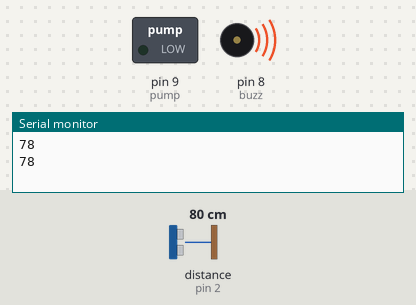
Simulated run of this sketch. Board: Arduino Uno, built with avr-gcc and run on an emulated ATmega328P. On the bench: switched loads named in the sketch (green lamp = pin HIGH), buzzer (waves = sounding, pin HIGH), the last lines printed to the serial monitor. Wiring (inferred from the names in the program): ultrasonic range finder: trigger pin 3; echo pin 2. The inputs (shaded band) are chosen by the test bench; at power-on: distance to the obstacle (sensor on pin 2) 80 cm. The echo pulse lasts 58.3 µs per cm; pins used as bus, display or sensor lines are not drawn.

Above: at 5.8 s.
5.9 s: distance to the obstacle (sensor on pin 2) set to 8 cm
11.9 s: distance to the obstacle (sensor on pin 2) set to 5 cm
At 15.3 s:
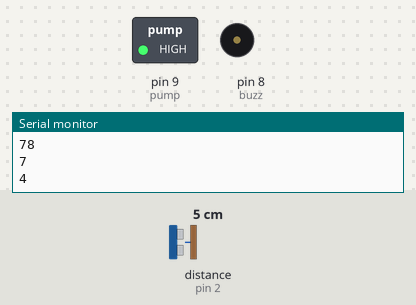
17.9 s: distance to the obstacle (sensor on pin 2) set to 9 cm
At 20.3 s:
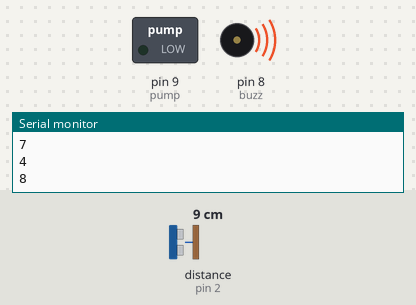
23.9 s: distance to the obstacle (sensor on pin 2) set to 2 cm
At 25.4 s:
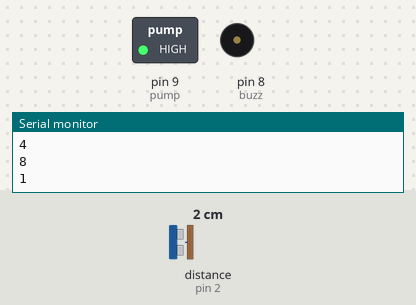
Timing chart, 0 to 26.9 s (numbered marks = the images above; inputs shaded):
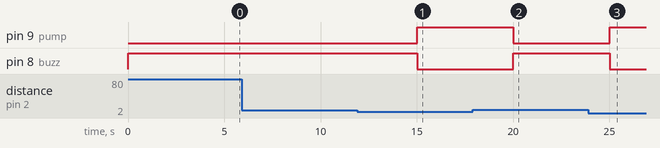

Measured:
- the behaviour switches between 7 and 6 cm on distance to the obstacle (sensor on pin 2) (found by bisection; images 0 and 1)
- after the input at 11.9 s, pin 9 (pump): LOW → HIGH after 3.1 s; pin 8 (buzz): HIGH → LOW after 3.1 s
- after the input at 17.9 s, pin 9 (pump): HIGH → LOW after 2.1 s; pin 8 (buzz): LOW → HIGH after 2.1 s
- after the input at 23.9 s, pin 9 (pump): LOW → HIGH after 1.1 s; pin 8 (buzz): HIGH → LOW after 1.1 s

The sketch:

ArduinoCode.ino
```cpp
#define echoPin 2 // attach pin D2 Arduino to pin Echo of HC-SR04
#define trigPin 3 //attach pin D3 Arduino to pin Trig of HC-SR04

#define buzz 8 //attach pin D8 Arduino to +ve pin of Buzzer

#define pump 9 //attach pin D9 Arduino to live of pump

const int min_dist=5;
const int max_dist=6;//Distance between sensor and water level in cm

// defines variables
long duration; // variable for the duration of sound wave travel
int distance; // variable for the distance measurement

void setup()
{
  pinMode(buzz, OUTPUT); //Sets the buzz pin as an OUTPUT
  pinMode(trigPin, OUTPUT); // Sets the trigPin as an OUTPUT
  pinMode(echoPin, INPUT); // Sets the echoPin as an INPUT
  pinMode(pump, OUTPUT); // Sets the pump pin as an OUTPUT

  Serial.begin(9600); // Serial Communication is starting with 9600 of baudrate speed
}

void loop()
{
  // Clears the trigPin condition
  digitalWrite(trigPin, LOW);
  delayMicroseconds(2);

  // Sets the trigPin HIGH (ACTIVE) for 10 microseconds
  digitalWrite(trigPin, HIGH);
  delayMicroseconds(10);
  digitalWrite(trigPin, LOW);

  // Reads the echoPin, returns the sound wave travel time in microseconds
  duration = pulseIn(echoPin, HIGH);

  // Calculating the distance
  distance = duration * 0.034 / 2; // Speed of sound wave divided by 2 (go and back)

  // Displays the distance on the Serial Monitor and sending to bolt
  Serial.print(distance);
  Serial.print("\n");

  if(distance>min_dist)//Comparing with max distance
   {
      digitalWrite(buzz, HIGH);//Buzzer ON
      if(distance>max_dist)
      {
        digitalWrite(pump,LOW);//Pump OFF
      }
   }
  else
  {
    digitalWrite(buzz, LOW); //Buzzer OFF
    digitalWrite(pump, HIGH); //Pump ON
  }
  delay(5000);
}
```
